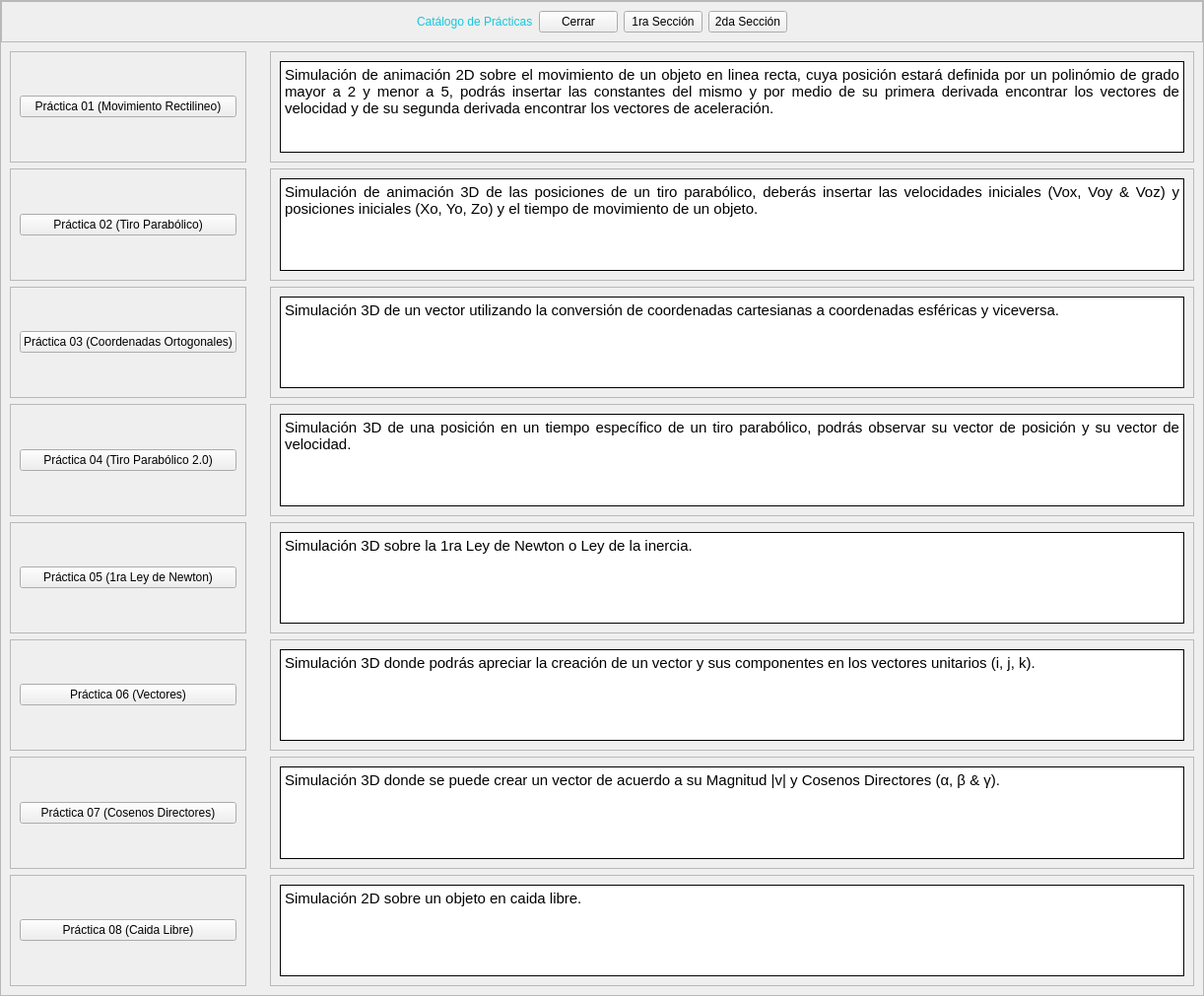
<?xml version="1.0" encoding="UTF-8"?>
<ui version="4.0">
 <class>MainWindow</class>
 <widget class="QMainWindow" name="MainWindow">
  <property name="geometry">
   <rect>
    <x>0</x>
    <y>0</y>
    <width>1222</width>
    <height>1011</height>
   </rect>
  </property>
  <property name="windowTitle">
   <string>MainWindow</string>
  </property>
  <widget class="QWidget" name="centralwidget">
   <layout class="QVBoxLayout" name="verticalLayout_22">
    <property name="spacing">
     <number>0</number>
    </property>
    <property name="leftMargin">
     <number>0</number>
    </property>
    <property name="topMargin">
     <number>0</number>
    </property>
    <property name="rightMargin">
     <number>0</number>
    </property>
    <property name="bottomMargin">
     <number>0</number>
    </property>
    <item>
     <widget class="QFrame" name="frame">
      <property name="frameShape">
       <enum>QFrame::StyledPanel</enum>
      </property>
      <property name="frameShadow">
       <enum>QFrame::Raised</enum>
      </property>
      <layout class="QVBoxLayout" name="verticalLayout">
       <property name="spacing">
        <number>0</number>
       </property>
       <property name="leftMargin">
        <number>0</number>
       </property>
       <property name="topMargin">
        <number>0</number>
       </property>
       <property name="rightMargin">
        <number>0</number>
       </property>
       <property name="bottomMargin">
        <number>0</number>
       </property>
       <item>
        <widget class="QFrame" name="frame_2">
         <property name="maximumSize">
          <size>
           <width>16777215</width>
           <height>50</height>
          </size>
         </property>
         <property name="styleSheet">
          <string notr="true">QPushButton{
	font: 10pt &quot;MS Shell Dlg 2&quot;;
}</string>
         </property>
         <property name="frameShape">
          <enum>QFrame::StyledPanel</enum>
         </property>
         <property name="frameShadow">
          <enum>QFrame::Raised</enum>
         </property>
         <layout class="QHBoxLayout" name="horizontalLayout_2">
          <item>
           <spacer name="horizontalSpacer_2">
            <property name="orientation">
             <enum>Qt::Horizontal</enum>
            </property>
            <property name="sizeHint" stdset="0">
             <size>
              <width>171</width>
              <height>20</height>
             </size>
            </property>
           </spacer>
          </item>
          <item>
           <widget class="QLabel" name="label">
            <property name="styleSheet">
             <string notr="true">QLabel{
font: 87 12pt &quot;Arial Black&quot;;
color: rgb(20, 200,220);
}</string>
            </property>
            <property name="text">
             <string>Catálogo de Prácticas</string>
            </property>
           </widget>
          </item>
          <item>
           <widget class="QPushButton" name="button_cerrar">
            <property name="text">
             <string>Cerrar</string>
            </property>
           </widget>
          </item>
          <item>
           <widget class="QPushButton" name="button_seccion1">
            <property name="text">
             <string>1ra Sección</string>
            </property>
           </widget>
          </item>
          <item>
           <widget class="QPushButton" name="button_seccion2">
            <property name="text">
             <string>2da Sección</string>
            </property>
           </widget>
          </item>
          <item>
           <spacer name="horizontalSpacer">
            <property name="orientation">
             <enum>Qt::Horizontal</enum>
            </property>
            <property name="sizeHint" stdset="0">
             <size>
              <width>170</width>
              <height>20</height>
             </size>
            </property>
           </spacer>
          </item>
         </layout>
        </widget>
       </item>
       <item>
        <widget class="QStackedWidget" name="stackedWidget_pracs">
         <property name="currentIndex">
          <number>0</number>
         </property>
         <widget class="QWidget" name="primera_seccion">
          <layout class="QVBoxLayout" name="verticalLayout_23">
           <property name="spacing">
            <number>0</number>
           </property>
           <property name="leftMargin">
            <number>0</number>
           </property>
           <property name="topMargin">
            <number>0</number>
           </property>
           <property name="rightMargin">
            <number>0</number>
           </property>
           <property name="bottomMargin">
            <number>0</number>
           </property>
           <item>
            <widget class="QFrame" name="frame_3">
             <property name="frameShape">
              <enum>QFrame::NoFrame</enum>
             </property>
             <property name="frameShadow">
              <enum>QFrame::Sunken</enum>
             </property>
             <layout class="QGridLayout" name="gridLayout">
              <property name="leftMargin">
               <number>0</number>
              </property>
              <property name="topMargin">
               <number>0</number>
              </property>
              <property name="rightMargin">
               <number>0</number>
              </property>
              <property name="bottomMargin">
               <number>0</number>
              </property>
              <item row="0" column="1">
               <widget class="QFrame" name="frame_5">
                <property name="frameShape">
                 <enum>QFrame::NoFrame</enum>
                </property>
                <property name="frameShadow">
                 <enum>QFrame::Plain</enum>
                </property>
                <layout class="QVBoxLayout" name="verticalLayout_7" stretch="1,1,1,1,1,1,1,1">
                 <item>
                  <widget class="QFrame" name="frame_10">
                   <property name="frameShape">
                    <enum>QFrame::StyledPanel</enum>
                   </property>
                   <property name="frameShadow">
                    <enum>QFrame::Raised</enum>
                   </property>
                   <layout class="QVBoxLayout" name="verticalLayout_8">
                    <item>
                     <widget class="QTextEdit" name="textEdit">
                      <property name="frameShape">
                       <enum>QFrame::Box</enum>
                      </property>
                      <property name="frameShadow">
                       <enum>QFrame::Plain</enum>
                      </property>
                      <property name="readOnly">
                       <bool>true</bool>
                      </property>
                      <property name="html">
                       <string>&lt;!DOCTYPE HTML PUBLIC &quot;-//W3C//DTD HTML 4.0//EN&quot; &quot;http://www.w3.org/TR/REC-html40/strict.dtd&quot;&gt;
&lt;html&gt;&lt;head&gt;&lt;meta name=&quot;qrichtext&quot; content=&quot;1&quot; /&gt;&lt;style type=&quot;text/css&quot;&gt;
p, li { white-space: pre-wrap; }
&lt;/style&gt;&lt;/head&gt;&lt;body style=&quot; font-family:'MS Shell Dlg 2'; font-size:7.8pt; font-weight:400; font-style:normal;&quot;&gt;
&lt;p align=&quot;justify&quot; style=&quot; margin-top:0px; margin-bottom:0px; margin-left:0px; margin-right:0px; -qt-block-indent:0; text-indent:0px;&quot;&gt;&lt;span style=&quot; font-size:11pt;&quot;&gt;Simulación de animación 2D sobre el movimiento de un objeto en linea recta, cuya posición estará definida por un polinómio de grado mayor a 2 y menor a 5, podrás insertar las constantes del mismo y por medio de su primera derivada encontrar los vectores de velocidad y de su segunda derivada encontrar los vectores de aceleración.&lt;/span&gt;&lt;/p&gt;&lt;/body&gt;&lt;/html&gt;</string>
                      </property>
                     </widget>
                    </item>
                   </layout>
                  </widget>
                 </item>
                 <item>
                  <widget class="QFrame" name="frame_11">
                   <property name="frameShape">
                    <enum>QFrame::StyledPanel</enum>
                   </property>
                   <property name="frameShadow">
                    <enum>QFrame::Raised</enum>
                   </property>
                   <layout class="QVBoxLayout" name="verticalLayout_9">
                    <item>
                     <widget class="QTextEdit" name="textEdit_2">
                      <property name="frameShape">
                       <enum>QFrame::Box</enum>
                      </property>
                      <property name="frameShadow">
                       <enum>QFrame::Plain</enum>
                      </property>
                      <property name="readOnly">
                       <bool>true</bool>
                      </property>
                      <property name="html">
                       <string>&lt;!DOCTYPE HTML PUBLIC &quot;-//W3C//DTD HTML 4.0//EN&quot; &quot;http://www.w3.org/TR/REC-html40/strict.dtd&quot;&gt;
&lt;html&gt;&lt;head&gt;&lt;meta name=&quot;qrichtext&quot; content=&quot;1&quot; /&gt;&lt;style type=&quot;text/css&quot;&gt;
p, li { white-space: pre-wrap; }
&lt;/style&gt;&lt;/head&gt;&lt;body style=&quot; font-family:'MS Shell Dlg 2'; font-size:7.8pt; font-weight:400; font-style:normal;&quot;&gt;
&lt;p align=&quot;justify&quot; style=&quot; margin-top:0px; margin-bottom:0px; margin-left:0px; margin-right:0px; -qt-block-indent:0; text-indent:0px;&quot;&gt;&lt;span style=&quot; font-size:11pt;&quot;&gt;Simulación de animación 3D de las posiciones de un tiro parabólico, deberás insertar las velocidades iniciales (Vox, Voy &amp;amp; Voz) y posiciones iniciales (Xo, Yo, Zo) y el tiempo de movimiento de un objeto.&lt;/span&gt;&lt;/p&gt;&lt;/body&gt;&lt;/html&gt;</string>
                      </property>
                     </widget>
                    </item>
                   </layout>
                  </widget>
                 </item>
                 <item>
                  <widget class="QFrame" name="frame_12">
                   <property name="frameShape">
                    <enum>QFrame::StyledPanel</enum>
                   </property>
                   <property name="frameShadow">
                    <enum>QFrame::Raised</enum>
                   </property>
                   <layout class="QVBoxLayout" name="verticalLayout_10">
                    <item>
                     <widget class="QTextEdit" name="textEdit_3">
                      <property name="frameShape">
                       <enum>QFrame::Box</enum>
                      </property>
                      <property name="frameShadow">
                       <enum>QFrame::Plain</enum>
                      </property>
                      <property name="readOnly">
                       <bool>true</bool>
                      </property>
                      <property name="html">
                       <string>&lt;!DOCTYPE HTML PUBLIC &quot;-//W3C//DTD HTML 4.0//EN&quot; &quot;http://www.w3.org/TR/REC-html40/strict.dtd&quot;&gt;
&lt;html&gt;&lt;head&gt;&lt;meta name=&quot;qrichtext&quot; content=&quot;1&quot; /&gt;&lt;style type=&quot;text/css&quot;&gt;
p, li { white-space: pre-wrap; }
&lt;/style&gt;&lt;/head&gt;&lt;body style=&quot; font-family:'MS Shell Dlg 2'; font-size:7.8pt; font-weight:400; font-style:normal;&quot;&gt;
&lt;p align=&quot;justify&quot; style=&quot; margin-top:0px; margin-bottom:0px; margin-left:0px; margin-right:0px; -qt-block-indent:0; text-indent:0px;&quot;&gt;&lt;span style=&quot; font-size:11pt;&quot;&gt;Simulación 3D de un vector utilizando la conversión de coordenadas cartesianas a coordenadas esféricas y viceversa.&lt;/span&gt;&lt;/p&gt;&lt;/body&gt;&lt;/html&gt;</string>
                      </property>
                     </widget>
                    </item>
                   </layout>
                  </widget>
                 </item>
                 <item>
                  <widget class="QFrame" name="frame_13">
                   <property name="frameShape">
                    <enum>QFrame::StyledPanel</enum>
                   </property>
                   <property name="frameShadow">
                    <enum>QFrame::Raised</enum>
                   </property>
                   <layout class="QVBoxLayout" name="verticalLayout_11">
                    <item>
                     <widget class="QTextEdit" name="textEdit_4">
                      <property name="frameShape">
                       <enum>QFrame::Box</enum>
                      </property>
                      <property name="frameShadow">
                       <enum>QFrame::Plain</enum>
                      </property>
                      <property name="readOnly">
                       <bool>true</bool>
                      </property>
                      <property name="html">
                       <string>&lt;!DOCTYPE HTML PUBLIC &quot;-//W3C//DTD HTML 4.0//EN&quot; &quot;http://www.w3.org/TR/REC-html40/strict.dtd&quot;&gt;
&lt;html&gt;&lt;head&gt;&lt;meta name=&quot;qrichtext&quot; content=&quot;1&quot; /&gt;&lt;style type=&quot;text/css&quot;&gt;
p, li { white-space: pre-wrap; }
&lt;/style&gt;&lt;/head&gt;&lt;body style=&quot; font-family:'MS Shell Dlg 2'; font-size:7.8pt; font-weight:400; font-style:normal;&quot;&gt;
&lt;p align=&quot;justify&quot; style=&quot; margin-top:0px; margin-bottom:0px; margin-left:0px; margin-right:0px; -qt-block-indent:0; text-indent:0px;&quot;&gt;&lt;span style=&quot; font-size:11pt;&quot;&gt;Simulación 3D de una posición en un tiempo específico de un tiro parabólico, podrás observar su vector de posición y su vector de velocidad.&lt;/span&gt;&lt;/p&gt;&lt;/body&gt;&lt;/html&gt;</string>
                      </property>
                     </widget>
                    </item>
                   </layout>
                  </widget>
                 </item>
                 <item>
                  <widget class="QFrame" name="frame_15">
                   <property name="frameShape">
                    <enum>QFrame::StyledPanel</enum>
                   </property>
                   <property name="frameShadow">
                    <enum>QFrame::Raised</enum>
                   </property>
                   <layout class="QVBoxLayout" name="verticalLayout_13">
                    <item>
                     <widget class="QTextEdit" name="textEdit_5">
                      <property name="frameShape">
                       <enum>QFrame::Box</enum>
                      </property>
                      <property name="frameShadow">
                       <enum>QFrame::Plain</enum>
                      </property>
                      <property name="readOnly">
                       <bool>true</bool>
                      </property>
                      <property name="html">
                       <string>&lt;!DOCTYPE HTML PUBLIC &quot;-//W3C//DTD HTML 4.0//EN&quot; &quot;http://www.w3.org/TR/REC-html40/strict.dtd&quot;&gt;
&lt;html&gt;&lt;head&gt;&lt;meta name=&quot;qrichtext&quot; content=&quot;1&quot; /&gt;&lt;style type=&quot;text/css&quot;&gt;
p, li { white-space: pre-wrap; }
&lt;/style&gt;&lt;/head&gt;&lt;body style=&quot; font-family:'MS Shell Dlg 2'; font-size:7.8pt; font-weight:400; font-style:normal;&quot;&gt;
&lt;p align=&quot;justify&quot; style=&quot; margin-top:0px; margin-bottom:0px; margin-left:0px; margin-right:0px; -qt-block-indent:0; text-indent:0px;&quot;&gt;&lt;span style=&quot; font-size:11pt;&quot;&gt;Simulación 3D sobre la 1ra Ley de Newton o Ley de la inercia.&lt;/span&gt;&lt;/p&gt;&lt;/body&gt;&lt;/html&gt;</string>
                      </property>
                     </widget>
                    </item>
                   </layout>
                  </widget>
                 </item>
                 <item>
                  <widget class="QFrame" name="frame_17">
                   <property name="frameShape">
                    <enum>QFrame::StyledPanel</enum>
                   </property>
                   <property name="frameShadow">
                    <enum>QFrame::Raised</enum>
                   </property>
                   <layout class="QVBoxLayout" name="verticalLayout_14">
                    <item>
                     <widget class="QTextEdit" name="textEdit_6">
                      <property name="frameShape">
                       <enum>QFrame::Box</enum>
                      </property>
                      <property name="frameShadow">
                       <enum>QFrame::Plain</enum>
                      </property>
                      <property name="readOnly">
                       <bool>true</bool>
                      </property>
                      <property name="html">
                       <string>&lt;!DOCTYPE HTML PUBLIC &quot;-//W3C//DTD HTML 4.0//EN&quot; &quot;http://www.w3.org/TR/REC-html40/strict.dtd&quot;&gt;
&lt;html&gt;&lt;head&gt;&lt;meta name=&quot;qrichtext&quot; content=&quot;1&quot; /&gt;&lt;style type=&quot;text/css&quot;&gt;
p, li { white-space: pre-wrap; }
&lt;/style&gt;&lt;/head&gt;&lt;body style=&quot; font-family:'MS Shell Dlg 2'; font-size:7.8pt; font-weight:400; font-style:normal;&quot;&gt;
&lt;p align=&quot;justify&quot; style=&quot; margin-top:0px; margin-bottom:0px; margin-left:0px; margin-right:0px; -qt-block-indent:0; text-indent:0px;&quot;&gt;&lt;span style=&quot; font-size:11pt;&quot;&gt;Simulación 3D donde podrás apreciar la creación de un vector y sus componentes en los vectores unitarios (i, j, k).&lt;/span&gt;&lt;/p&gt;&lt;/body&gt;&lt;/html&gt;</string>
                      </property>
                     </widget>
                    </item>
                   </layout>
                  </widget>
                 </item>
                 <item>
                  <widget class="QFrame" name="frame_21">
                   <property name="frameShape">
                    <enum>QFrame::StyledPanel</enum>
                   </property>
                   <property name="frameShadow">
                    <enum>QFrame::Raised</enum>
                   </property>
                   <layout class="QVBoxLayout" name="verticalLayout_19">
                    <item>
                     <widget class="QTextEdit" name="textEdit_7">
                      <property name="frameShape">
                       <enum>QFrame::Box</enum>
                      </property>
                      <property name="frameShadow">
                       <enum>QFrame::Plain</enum>
                      </property>
                      <property name="readOnly">
                       <bool>true</bool>
                      </property>
                      <property name="html">
                       <string>&lt;!DOCTYPE HTML PUBLIC &quot;-//W3C//DTD HTML 4.0//EN&quot; &quot;http://www.w3.org/TR/REC-html40/strict.dtd&quot;&gt;
&lt;html&gt;&lt;head&gt;&lt;meta name=&quot;qrichtext&quot; content=&quot;1&quot; /&gt;&lt;style type=&quot;text/css&quot;&gt;
p, li { white-space: pre-wrap; }
&lt;/style&gt;&lt;/head&gt;&lt;body style=&quot; font-family:'MS Shell Dlg 2'; font-size:7.8pt; font-weight:400; font-style:normal;&quot;&gt;
&lt;p align=&quot;justify&quot; style=&quot; margin-top:0px; margin-bottom:0px; margin-left:0px; margin-right:0px; -qt-block-indent:0; text-indent:0px;&quot;&gt;&lt;span style=&quot; font-size:11pt;&quot;&gt;Simulación 3D donde se puede crear un vector de acuerdo a su Magnitud |v| y Cosenos Directores (α, β &amp;amp; γ).&lt;/span&gt;&lt;/p&gt;&lt;/body&gt;&lt;/html&gt;</string>
                      </property>
                     </widget>
                    </item>
                   </layout>
                  </widget>
                 </item>
                 <item>
                  <widget class="QFrame" name="frame_23">
                   <property name="frameShape">
                    <enum>QFrame::StyledPanel</enum>
                   </property>
                   <property name="frameShadow">
                    <enum>QFrame::Raised</enum>
                   </property>
                   <layout class="QVBoxLayout" name="verticalLayout_21">
                    <item>
                     <widget class="QTextEdit" name="textEdit_8">
                      <property name="frameShape">
                       <enum>QFrame::Box</enum>
                      </property>
                      <property name="frameShadow">
                       <enum>QFrame::Plain</enum>
                      </property>
                      <property name="readOnly">
                       <bool>true</bool>
                      </property>
                      <property name="html">
                       <string>&lt;!DOCTYPE HTML PUBLIC &quot;-//W3C//DTD HTML 4.0//EN&quot; &quot;http://www.w3.org/TR/REC-html40/strict.dtd&quot;&gt;
&lt;html&gt;&lt;head&gt;&lt;meta name=&quot;qrichtext&quot; content=&quot;1&quot; /&gt;&lt;style type=&quot;text/css&quot;&gt;
p, li { white-space: pre-wrap; }
&lt;/style&gt;&lt;/head&gt;&lt;body style=&quot; font-family:'MS Shell Dlg 2'; font-size:7.8pt; font-weight:400; font-style:normal;&quot;&gt;
&lt;p align=&quot;justify&quot; style=&quot; margin-top:0px; margin-bottom:0px; margin-left:0px; margin-right:0px; -qt-block-indent:0; text-indent:0px;&quot;&gt;&lt;span style=&quot; font-size:11pt;&quot;&gt;Simulación 2D sobre un objeto en caida libre.&lt;/span&gt;&lt;/p&gt;
&lt;p align=&quot;justify&quot; style=&quot;-qt-paragraph-type:empty; margin-top:0px; margin-bottom:0px; margin-left:0px; margin-right:0px; -qt-block-indent:0; text-indent:0px; font-size:11pt;&quot;&gt;&lt;br /&gt;&lt;/p&gt;&lt;/body&gt;&lt;/html&gt;</string>
                      </property>
                     </widget>
                    </item>
                   </layout>
                  </widget>
                 </item>
                </layout>
               </widget>
              </item>
              <item row="0" column="0">
               <widget class="QFrame" name="frame_4">
                <property name="styleSheet">
                 <string notr="true">QPushButton{
	font: 75 10pt &quot;MS Shell Dlg 2&quot;;
}</string>
                </property>
                <property name="frameShape">
                 <enum>QFrame::NoFrame</enum>
                </property>
                <property name="frameShadow">
                 <enum>QFrame::Raised</enum>
                </property>
                <layout class="QVBoxLayout" name="verticalLayout_2">
                 <item>
                  <widget class="QFrame" name="frame_6">
                   <property name="frameShape">
                    <enum>QFrame::StyledPanel</enum>
                   </property>
                   <property name="frameShadow">
                    <enum>QFrame::Raised</enum>
                   </property>
                   <layout class="QVBoxLayout" name="verticalLayout_3">
                    <item>
                     <widget class="QPushButton" name="button_prac_01">
                      <property name="text">
                       <string>Práctica 01 (Movimiento Rectilineo)</string>
                      </property>
                     </widget>
                    </item>
                   </layout>
                  </widget>
                 </item>
                 <item>
                  <widget class="QFrame" name="frame_7">
                   <property name="frameShape">
                    <enum>QFrame::StyledPanel</enum>
                   </property>
                   <property name="frameShadow">
                    <enum>QFrame::Raised</enum>
                   </property>
                   <layout class="QVBoxLayout" name="verticalLayout_4">
                    <item>
                     <widget class="QPushButton" name="button_prac_02">
                      <property name="text">
                       <string>Práctica 02 (Tiro Parabólico)</string>
                      </property>
                     </widget>
                    </item>
                   </layout>
                  </widget>
                 </item>
                 <item>
                  <widget class="QFrame" name="frame_8">
                   <property name="frameShape">
                    <enum>QFrame::StyledPanel</enum>
                   </property>
                   <property name="frameShadow">
                    <enum>QFrame::Raised</enum>
                   </property>
                   <layout class="QVBoxLayout" name="verticalLayout_5">
                    <item>
                     <widget class="QPushButton" name="button_prac_03">
                      <property name="text">
                       <string>Práctica 03 (Coordenadas Ortogonales)</string>
                      </property>
                     </widget>
                    </item>
                   </layout>
                  </widget>
                 </item>
                 <item>
                  <widget class="QFrame" name="frame_9">
                   <property name="frameShape">
                    <enum>QFrame::StyledPanel</enum>
                   </property>
                   <property name="frameShadow">
                    <enum>QFrame::Raised</enum>
                   </property>
                   <layout class="QVBoxLayout" name="verticalLayout_6">
                    <item>
                     <widget class="QPushButton" name="button_prac_04">
                      <property name="text">
                       <string>Práctica 04 (Tiro Parabólico 2.0)</string>
                      </property>
                     </widget>
                    </item>
                   </layout>
                  </widget>
                 </item>
                 <item>
                  <widget class="QFrame" name="frame_14">
                   <property name="frameShape">
                    <enum>QFrame::StyledPanel</enum>
                   </property>
                   <property name="frameShadow">
                    <enum>QFrame::Raised</enum>
                   </property>
                   <layout class="QVBoxLayout" name="verticalLayout_12">
                    <item>
                     <widget class="QPushButton" name="button_prac_05">
                      <property name="text">
                       <string>Práctica 05 (1ra Ley de Newton)</string>
                      </property>
                     </widget>
                    </item>
                   </layout>
                  </widget>
                 </item>
                 <item>
                  <widget class="QFrame" name="frame_16">
                   <property name="frameShape">
                    <enum>QFrame::StyledPanel</enum>
                   </property>
                   <property name="frameShadow">
                    <enum>QFrame::Raised</enum>
                   </property>
                   <layout class="QVBoxLayout" name="verticalLayout_15">
                    <item>
                     <widget class="QPushButton" name="button_prac_06">
                      <property name="text">
                       <string>Práctica 06 (Vectores)</string>
                      </property>
                     </widget>
                    </item>
                   </layout>
                  </widget>
                 </item>
                 <item>
                  <widget class="QFrame" name="frame_20">
                   <property name="frameShape">
                    <enum>QFrame::StyledPanel</enum>
                   </property>
                   <property name="frameShadow">
                    <enum>QFrame::Raised</enum>
                   </property>
                   <layout class="QVBoxLayout" name="verticalLayout_18">
                    <item>
                     <widget class="QPushButton" name="button_prac_07">
                      <property name="text">
                       <string>Práctica 07 (Cosenos Directores)</string>
                      </property>
                     </widget>
                    </item>
                   </layout>
                  </widget>
                 </item>
                 <item>
                  <widget class="QFrame" name="frame_22">
                   <property name="frameShape">
                    <enum>QFrame::StyledPanel</enum>
                   </property>
                   <property name="frameShadow">
                    <enum>QFrame::Raised</enum>
                   </property>
                   <layout class="QVBoxLayout" name="verticalLayout_20">
                    <item>
                     <widget class="QPushButton" name="button_prac_08">
                      <property name="text">
                       <string>Práctica 08 (Caida Libre)</string>
                      </property>
                     </widget>
                    </item>
                   </layout>
                  </widget>
                 </item>
                </layout>
               </widget>
              </item>
             </layout>
            </widget>
           </item>
          </layout>
         </widget>
         <widget class="QWidget" name="segunda_seccion">
          <layout class="QHBoxLayout" name="horizontalLayout">
           <property name="spacing">
            <number>0</number>
           </property>
           <property name="leftMargin">
            <number>0</number>
           </property>
           <property name="topMargin">
            <number>0</number>
           </property>
           <property name="rightMargin">
            <number>0</number>
           </property>
           <property name="bottomMargin">
            <number>0</number>
           </property>
           <item>
            <widget class="QFrame" name="frame_24">
             <property name="styleSheet">
              <string notr="true"/>
             </property>
             <property name="frameShape">
              <enum>QFrame::StyledPanel</enum>
             </property>
             <property name="frameShadow">
              <enum>QFrame::Raised</enum>
             </property>
             <layout class="QGridLayout" name="gridLayout_2">
              <item row="0" column="0">
               <widget class="QFrame" name="frame_25">
                <property name="styleSheet">
                 <string notr="true">QPushButton{
	font: 75 10pt &quot;MS Shell Dlg 2&quot;;
}</string>
                </property>
                <property name="frameShape">
                 <enum>QFrame::StyledPanel</enum>
                </property>
                <property name="frameShadow">
                 <enum>QFrame::Raised</enum>
                </property>
                <layout class="QVBoxLayout" name="verticalLayout_24">
                 <item>
                  <widget class="QFrame" name="frame_45">
                   <property name="frameShape">
                    <enum>QFrame::StyledPanel</enum>
                   </property>
                   <property name="frameShadow">
                    <enum>QFrame::Raised</enum>
                   </property>
                   <layout class="QVBoxLayout" name="verticalLayout_44">
                    <item>
                     <widget class="QPushButton" name="button_prac_09">
                      <property name="text">
                       <string>Práctica 09 (2da Ley de Newton)</string>
                      </property>
                     </widget>
                    </item>
                   </layout>
                  </widget>
                 </item>
                 <item>
                  <widget class="QFrame" name="frame_30">
                   <property name="frameShape">
                    <enum>QFrame::StyledPanel</enum>
                   </property>
                   <property name="frameShadow">
                    <enum>QFrame::Raised</enum>
                   </property>
                   <layout class="QVBoxLayout" name="verticalLayout_27">
                    <item>
                     <widget class="QPushButton" name="button_prac_10">
                      <property name="text">
                       <string>Práctica 10 (Cosenos Directores)</string>
                      </property>
                     </widget>
                    </item>
                   </layout>
                  </widget>
                 </item>
                 <item>
                  <widget class="QFrame" name="frame_38">
                   <property name="frameShape">
                    <enum>QFrame::StyledPanel</enum>
                   </property>
                   <property name="frameShadow">
                    <enum>QFrame::Raised</enum>
                   </property>
                   <layout class="QVBoxLayout" name="verticalLayout_34">
                    <item>
                     <widget class="QPushButton" name="button_prac_11">
                      <property name="text">
                       <string>Práctica 11 (Esfera Conductora)</string>
                      </property>
                     </widget>
                    </item>
                   </layout>
                  </widget>
                 </item>
                 <item>
                  <widget class="QFrame" name="frame_34">
                   <property name="frameShape">
                    <enum>QFrame::StyledPanel</enum>
                   </property>
                   <property name="frameShadow">
                    <enum>QFrame::Raised</enum>
                   </property>
                   <layout class="QVBoxLayout" name="verticalLayout_29">
                    <item>
                     <widget class="QPushButton" name="button_prac_12">
                      <property name="text">
                       <string>Práctica 12 (Polea y Contrapeso)</string>
                      </property>
                     </widget>
                    </item>
                   </layout>
                  </widget>
                 </item>
                 <item>
                  <widget class="QFrame" name="frame_31">
                   <property name="frameShape">
                    <enum>QFrame::StyledPanel</enum>
                   </property>
                   <property name="frameShadow">
                    <enum>QFrame::Raised</enum>
                   </property>
                   <layout class="QVBoxLayout" name="verticalLayout_26">
                    <item>
                     <widget class="QPushButton" name="button_prac_13">
                      <property name="text">
                       <string>Práctica 13 (Ángulo Sólido)</string>
                      </property>
                     </widget>
                    </item>
                   </layout>
                  </widget>
                 </item>
                 <item>
                  <widget class="QFrame" name="frame_33">
                   <property name="frameShape">
                    <enum>QFrame::StyledPanel</enum>
                   </property>
                   <property name="frameShadow">
                    <enum>QFrame::Raised</enum>
                   </property>
                   <layout class="QVBoxLayout" name="verticalLayout_30">
                    <item>
                     <widget class="QPushButton" name="button_prac_14">
                      <property name="text">
                       <string>Práctica 14 ()</string>
                      </property>
                     </widget>
                    </item>
                   </layout>
                  </widget>
                 </item>
                 <item>
                  <widget class="QFrame" name="frame_36">
                   <property name="frameShape">
                    <enum>QFrame::StyledPanel</enum>
                   </property>
                   <property name="frameShadow">
                    <enum>QFrame::Raised</enum>
                   </property>
                   <layout class="QVBoxLayout" name="verticalLayout_32">
                    <item>
                     <widget class="QPushButton" name="button_prac_15">
                      <property name="text">
                       <string>Práctica 15 ()</string>
                      </property>
                     </widget>
                    </item>
                   </layout>
                  </widget>
                 </item>
                </layout>
               </widget>
              </item>
              <item row="0" column="1">
               <widget class="QFrame" name="frame_26">
                <property name="styleSheet">
                 <string notr="true"/>
                </property>
                <property name="frameShape">
                 <enum>QFrame::StyledPanel</enum>
                </property>
                <property name="frameShadow">
                 <enum>QFrame::Raised</enum>
                </property>
                <layout class="QVBoxLayout" name="verticalLayout_25" stretch="1,1,1,1,1,1,1">
                 <item>
                  <widget class="QFrame" name="frame_18">
                   <property name="frameShape">
                    <enum>QFrame::StyledPanel</enum>
                   </property>
                   <property name="frameShadow">
                    <enum>QFrame::Raised</enum>
                   </property>
                   <layout class="QVBoxLayout" name="verticalLayout_16">
                    <item>
                     <widget class="QTextEdit" name="textEdit_9">
                      <property name="font">
                       <font>
                        <family>MS Shell Dlg 2</family>
                        <pointsize>12</pointsize>
                        <weight>50</weight>
                        <italic>false</italic>
                        <bold>false</bold>
                       </font>
                      </property>
                      <property name="frameShape">
                       <enum>QFrame::Box</enum>
                      </property>
                      <property name="frameShadow">
                       <enum>QFrame::Plain</enum>
                      </property>
                      <property name="readOnly">
                       <bool>true</bool>
                      </property>
                      <property name="html">
                       <string>&lt;!DOCTYPE HTML PUBLIC &quot;-//W3C//DTD HTML 4.0//EN&quot; &quot;http://www.w3.org/TR/REC-html40/strict.dtd&quot;&gt;
&lt;html&gt;&lt;head&gt;&lt;meta name=&quot;qrichtext&quot; content=&quot;1&quot; /&gt;&lt;style type=&quot;text/css&quot;&gt;
p, li { white-space: pre-wrap; }
&lt;/style&gt;&lt;/head&gt;&lt;body style=&quot; font-family:'MS Shell Dlg 2'; font-size:12pt; font-weight:400; font-style:normal;&quot;&gt;
&lt;p align=&quot;justify&quot; style=&quot; margin-top:0px; margin-bottom:0px; margin-left:0px; margin-right:0px; -qt-block-indent:0; text-indent:0px;&quot;&gt;&lt;span style=&quot; font-size:11pt;&quot;&gt;Simulación 2D sobre la 2da Ley de Newton y el posible movimiento de un objeto sobre una superficie inclinada.&lt;/span&gt;&lt;/p&gt;&lt;/body&gt;&lt;/html&gt;</string>
                      </property>
                     </widget>
                    </item>
                   </layout>
                  </widget>
                 </item>
                 <item>
                  <widget class="QFrame" name="frame_27">
                   <property name="frameShape">
                    <enum>QFrame::StyledPanel</enum>
                   </property>
                   <property name="frameShadow">
                    <enum>QFrame::Raised</enum>
                   </property>
                   <layout class="QVBoxLayout" name="verticalLayout_35">
                    <item>
                     <widget class="QTextEdit" name="textEdit_10">
                      <property name="font">
                       <font>
                        <family>MS Shell Dlg 2</family>
                        <pointsize>12</pointsize>
                        <weight>50</weight>
                        <italic>false</italic>
                        <bold>false</bold>
                       </font>
                      </property>
                      <property name="frameShape">
                       <enum>QFrame::Box</enum>
                      </property>
                      <property name="frameShadow">
                       <enum>QFrame::Plain</enum>
                      </property>
                      <property name="readOnly">
                       <bool>true</bool>
                      </property>
                      <property name="html">
                       <string>&lt;!DOCTYPE HTML PUBLIC &quot;-//W3C//DTD HTML 4.0//EN&quot; &quot;http://www.w3.org/TR/REC-html40/strict.dtd&quot;&gt;
&lt;html&gt;&lt;head&gt;&lt;meta name=&quot;qrichtext&quot; content=&quot;1&quot; /&gt;&lt;style type=&quot;text/css&quot;&gt;
p, li { white-space: pre-wrap; }
&lt;/style&gt;&lt;/head&gt;&lt;body style=&quot; font-family:'MS Shell Dlg 2'; font-size:12pt; font-weight:400; font-style:normal;&quot;&gt;
&lt;p align=&quot;justify&quot; style=&quot; margin-top:0px; margin-bottom:0px; margin-left:0px; margin-right:0px; -qt-block-indent:0; text-indent:0px;&quot;&gt;&lt;span style=&quot; font-size:11pt;&quot;&gt;Simulación 3D de un vector, por medio de sus Cosenos Directores (α, β &amp;amp; γ) y Magnitud |v|. Además, una calculadora de Cosenos Directores a partir de sus coordenadas (X, Y, Z).&lt;/span&gt;&lt;/p&gt;&lt;/body&gt;&lt;/html&gt;</string>
                      </property>
                     </widget>
                    </item>
                   </layout>
                  </widget>
                 </item>
                 <item>
                  <widget class="QFrame" name="frame_44">
                   <property name="frameShape">
                    <enum>QFrame::StyledPanel</enum>
                   </property>
                   <property name="frameShadow">
                    <enum>QFrame::Raised</enum>
                   </property>
                   <layout class="QVBoxLayout" name="verticalLayout_36">
                    <item>
                     <widget class="QTextEdit" name="textEdit_11">
                      <property name="frameShape">
                       <enum>QFrame::Box</enum>
                      </property>
                      <property name="frameShadow">
                       <enum>QFrame::Plain</enum>
                      </property>
                      <property name="readOnly">
                       <bool>true</bool>
                      </property>
                      <property name="html">
                       <string>&lt;!DOCTYPE HTML PUBLIC &quot;-//W3C//DTD HTML 4.0//EN&quot; &quot;http://www.w3.org/TR/REC-html40/strict.dtd&quot;&gt;
&lt;html&gt;&lt;head&gt;&lt;meta name=&quot;qrichtext&quot; content=&quot;1&quot; /&gt;&lt;style type=&quot;text/css&quot;&gt;
p, li { white-space: pre-wrap; }
&lt;/style&gt;&lt;/head&gt;&lt;body style=&quot; font-family:'MS Shell Dlg 2'; font-size:7.8pt; font-weight:400; font-style:normal;&quot;&gt;
&lt;p align=&quot;justify&quot; style=&quot; margin-top:0px; margin-bottom:0px; margin-left:0px; margin-right:0px; -qt-block-indent:0; text-indent:0px;&quot;&gt;&lt;span style=&quot; font-size:11pt;&quot;&gt;Simulación 3D de la interacción entre una carga puntual y la distribución de carga eléctrica en una esfera conductora.&lt;/span&gt;&lt;/p&gt;&lt;/body&gt;&lt;/html&gt;</string>
                      </property>
                     </widget>
                    </item>
                   </layout>
                  </widget>
                 </item>
                 <item>
                  <widget class="QFrame" name="frame_42">
                   <property name="frameShape">
                    <enum>QFrame::StyledPanel</enum>
                   </property>
                   <property name="frameShadow">
                    <enum>QFrame::Raised</enum>
                   </property>
                   <layout class="QVBoxLayout" name="verticalLayout_37">
                    <item>
                     <widget class="QTextEdit" name="textEdit_12">
                      <property name="frameShape">
                       <enum>QFrame::Box</enum>
                      </property>
                      <property name="frameShadow">
                       <enum>QFrame::Plain</enum>
                      </property>
                      <property name="readOnly">
                       <bool>true</bool>
                      </property>
                      <property name="html">
                       <string>&lt;!DOCTYPE HTML PUBLIC &quot;-//W3C//DTD HTML 4.0//EN&quot; &quot;http://www.w3.org/TR/REC-html40/strict.dtd&quot;&gt;
&lt;html&gt;&lt;head&gt;&lt;meta name=&quot;qrichtext&quot; content=&quot;1&quot; /&gt;&lt;style type=&quot;text/css&quot;&gt;
p, li { white-space: pre-wrap; }
&lt;/style&gt;&lt;/head&gt;&lt;body style=&quot; font-family:'MS Shell Dlg 2'; font-size:7.8pt; font-weight:400; font-style:normal;&quot;&gt;
&lt;p align=&quot;justify&quot; style=&quot; margin-top:0px; margin-bottom:0px; margin-left:0px; margin-right:0px; -qt-block-indent:0; text-indent:0px;&quot;&gt;&lt;span style=&quot; font-size:11pt;&quot;&gt;Simulación 3D de un plano inclinado, en el que se encuentran 2 masas interactuando entre si. Podra modificar su peso, la longitud del plano, al igual que su grado de inclinación y su coeficiente de fricción cinética (μk).&lt;/span&gt;&lt;/p&gt;&lt;/body&gt;&lt;/html&gt;</string>
                      </property>
                     </widget>
                    </item>
                   </layout>
                  </widget>
                 </item>
                 <item>
                  <widget class="QFrame" name="frame_41">
                   <property name="frameShape">
                    <enum>QFrame::StyledPanel</enum>
                   </property>
                   <property name="frameShadow">
                    <enum>QFrame::Raised</enum>
                   </property>
                   <layout class="QVBoxLayout" name="verticalLayout_38">
                    <item>
                     <widget class="QTextEdit" name="textEdit_13">
                      <property name="frameShape">
                       <enum>QFrame::Box</enum>
                      </property>
                      <property name="frameShadow">
                       <enum>QFrame::Plain</enum>
                      </property>
                      <property name="readOnly">
                       <bool>true</bool>
                      </property>
                      <property name="html">
                       <string>&lt;!DOCTYPE HTML PUBLIC &quot;-//W3C//DTD HTML 4.0//EN&quot; &quot;http://www.w3.org/TR/REC-html40/strict.dtd&quot;&gt;
&lt;html&gt;&lt;head&gt;&lt;meta name=&quot;qrichtext&quot; content=&quot;1&quot; /&gt;&lt;style type=&quot;text/css&quot;&gt;
p, li { white-space: pre-wrap; }
&lt;/style&gt;&lt;/head&gt;&lt;body style=&quot; font-family:'MS Shell Dlg 2'; font-size:7.8pt; font-weight:400; font-style:normal;&quot;&gt;
&lt;p align=&quot;justify&quot; style=&quot; margin-top:0px; margin-bottom:0px; margin-left:0px; margin-right:0px; -qt-block-indent:0; text-indent:0px;&quot;&gt;&lt;span style=&quot; font-size:11pt;&quot;&gt;Simulación 3D de un ángulo sólido.&lt;/span&gt;&lt;/p&gt;&lt;/body&gt;&lt;/html&gt;</string>
                      </property>
                     </widget>
                    </item>
                   </layout>
                  </widget>
                 </item>
                 <item>
                  <widget class="QFrame" name="frame_40">
                   <property name="frameShape">
                    <enum>QFrame::StyledPanel</enum>
                   </property>
                   <property name="frameShadow">
                    <enum>QFrame::Raised</enum>
                   </property>
                   <layout class="QVBoxLayout" name="verticalLayout_39">
                    <item>
                     <widget class="QPlainTextEdit" name="plainTextEdit_14"/>
                    </item>
                   </layout>
                  </widget>
                 </item>
                 <item>
                  <widget class="QFrame" name="frame_39">
                   <property name="frameShape">
                    <enum>QFrame::StyledPanel</enum>
                   </property>
                   <property name="frameShadow">
                    <enum>QFrame::Raised</enum>
                   </property>
                   <layout class="QVBoxLayout" name="verticalLayout_40">
                    <item>
                     <widget class="QPlainTextEdit" name="plainTextEdit_13"/>
                    </item>
                   </layout>
                  </widget>
                 </item>
                </layout>
               </widget>
              </item>
             </layout>
            </widget>
           </item>
          </layout>
         </widget>
        </widget>
       </item>
      </layout>
     </widget>
    </item>
   </layout>
  </widget>
 </widget>
 <resources/>
 <connections/>
</ui>
